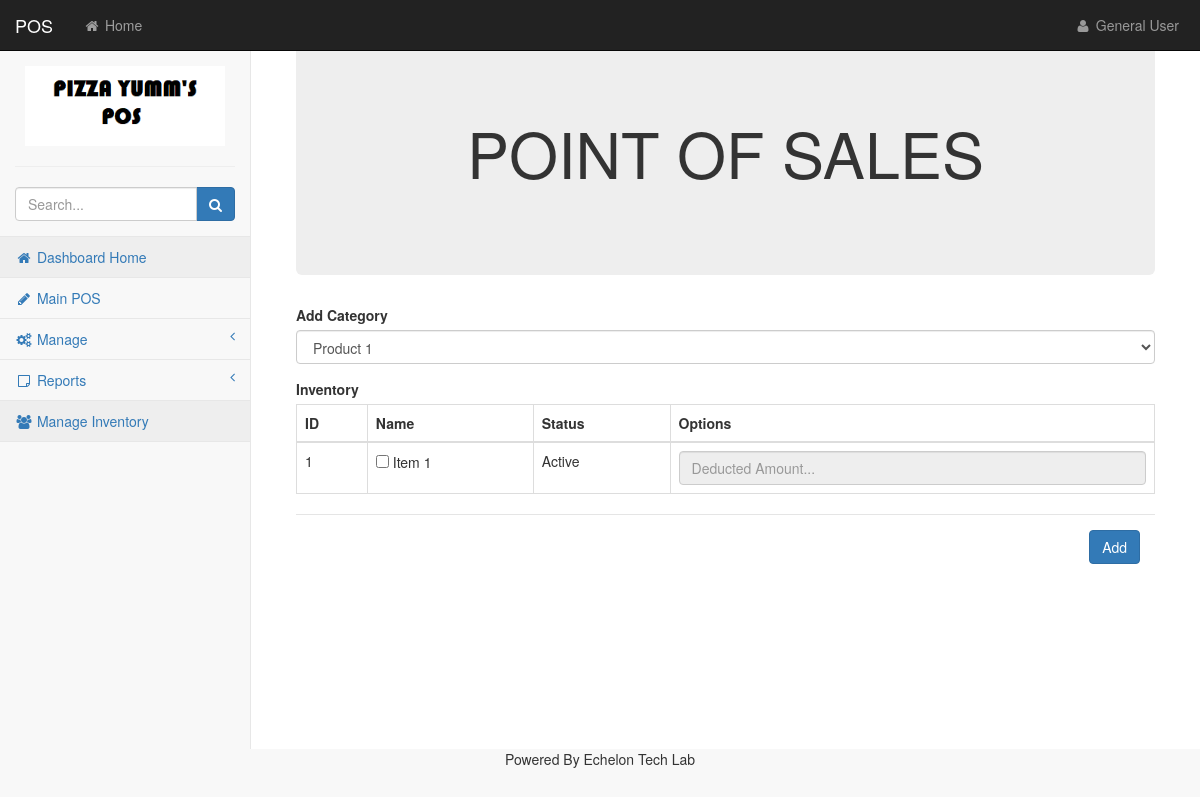
/manageinventory.php, run on an earlier commit of the app's database.
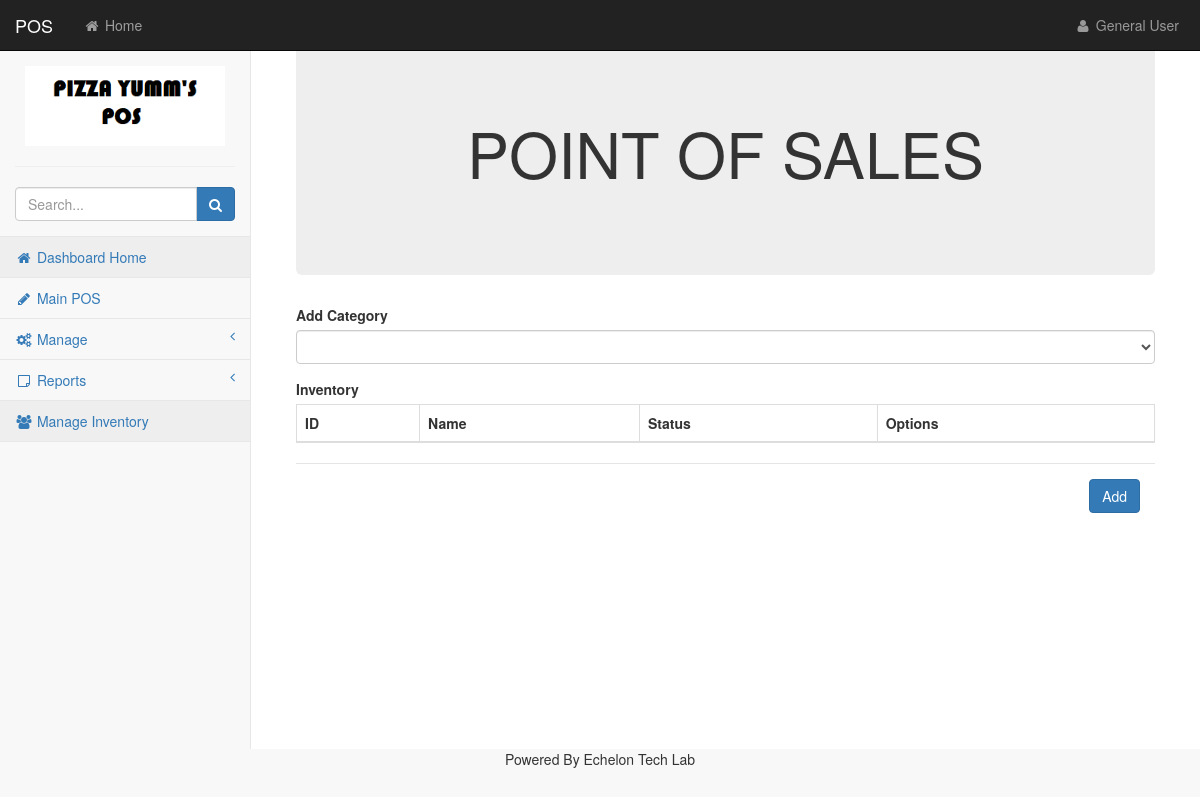
And on a later commit of the database.
### tables this page shows
CREATE TABLE `inventory` (
  `inventory_id` int(11) NOT NULL,
  `name` varchar(20) NOT NULL,
  `quantity` float NOT NULL,
  `status` int(5) DEFAULT NULL,
  `notify` int(2) DEFAULT '0',
  `lastupdated_on` varchar(255) DEFAULT NULL
);

### include/session.php (called while the page is built, shortened)
<?php
if(isset($_SESSION['user_name']) && isset($_SESSION['user_password']) && $_SESSION['user_name'] === "admin" && $_SESSION['user_password'] === "admin123")
{
    $admin = true;
}
else
{
    $admin = false;
}
?>

### manageinventory.php (the view, shortened to what this page needs)
<?php
include("include/dbconnect.php");
include_once "include/session.php";
?>
<!DOCTYPE html>
<html lang="en">
    <head>
    </head>
<body>
<div id="wrapper">
    <nav class="navbar navbar-inverse navbar-fixed-top" role="navigation">
        <?php include("include/header.php"); ?>
        <?php include("include/sidebar.php"); ?>
    </nav>
    <div id="page-wrapper">
        <div class="container-fluid">
            <div class="jumbotron text-center">
              <h1 class="page-header"><center><h1>POINT OF SALES</h1></center></h1>
            </div>
            <div class="form-group">
            <label>Add Category</label><br>
            <select class="form-control" id="categories">
                <?php
                  $getData = "SELECT * FROM menu_products";
                                $qur = $conn->query($getData);
                                while($r = mysqli_fetch_assoc($qur)){
                                    ?>
                        <option value="<?php echo $r['p_id'] ?>"><?php echo $r['p_name']  ?></option>
                <?php
                                }
                ?>
  </select>
</div>
            <label>Inventory</label><br>
            <div class="table-responsive">
                        <table class="table table-bordered table-hover">
                            <thead>
                                <tr>
                                    <th>ID</th>
                                    <th>Name</th>
                                    <th>Status</th>
                                    <th>Options</th>
                                </tr>
                            </thead>
                            <tbody id="inventories">
                              <?php
                              $getData = "SELECT * FROM inventory";
                              $qur = $conn->query($getData);
                              while($r = mysqli_fetch_assoc($qur)){
                                  $status = '';
                                  if($r['status'] == '0'){
                                      $status = 'Active';
                                  }else{
                                        $status = 'Inactive';
                                  }
                              ?>
                                    <tr>
                                 <td id="p_id"><?php echo $r['inventory_id']; ?></td>
                                  <td id="<?php echo 'td_0213_'.$r['inventory_id'] ?>">
                                      <input type="checkbox" id="chk"  onclick="enabletextbox(this);"  />
                                      <span> <?php echo $r['name']  ?></span>
                                  </td>
                                  <td><?php echo $status ?></td>
                                  <td>
                                      <input type="text" disabled id="deducted_quan" class="form-control" placeholder="Deducted Amount...">
                                  </td>
                              </tr>
                              <?php
}
                              ?>
                          </tbody>
                        </table>
                    </div>
            <div class="modal-footer">
              <button type="button" onclick="checklist();" class="btn btn-primary">Add</button>
            </div>
        </div>
    </div>
</div>
<div class="footer"><center>Powered By Echelon Tech Lab</center></div>
        <link href="css/bootstrap.min.css" rel="stylesheet">
        <link href="css/metisMenu.min.css" rel="stylesheet">
        <link href="css/timeline.css" rel="stylesheet">
        <link href="css/startmin.css" rel="stylesheet">
        <link href="css/morris.css" rel="stylesheet">
        <link rel="stylesheet" href="custom-css/style.css" type="text/css">
        <link href="css/font-awesome.min.css" rel="stylesheet" type="text/css">
</body>
</html>

### include/header.php (shortened to what this page needs)
<div class="navbar-header">
    <a class="navbar-brand" href="home.php">POS</a>
</div>
<ul class="nav navbar-nav navbar-left navbar-top-links">
    <li><a href="home.php"><i class="fa fa-home fa-fw"></i> Home</a></li>
</ul>
<?php
if($admin == true)
{
?>
<ul class="nav navbar-right navbar-top-links">
    <li class="dropdown">
        <a href="session_destroy.php">
            <i class="fa fa-user fa-fw"></i> Logged in as: Admin (Click to logout)
        </a>
    </li>
</ul>
<?php
}
else if($admin == false)
{
?>
<ul class="nav navbar-right navbar-top-links">
    <li class="dropdown">
        <a class="dropdown-toggle" data-toggle="dropdown" href="#">
            <i class="fa fa-user fa-fw"></i> General User
        </a>
    </li>
</ul>
<?php
}
?>

What changed in the data, as far as the page shows it:
removed inventory: inventory_id "1", name "Item 1", status "Active"
Also different on the page:
form field value: "Product 1" → (not shown)
